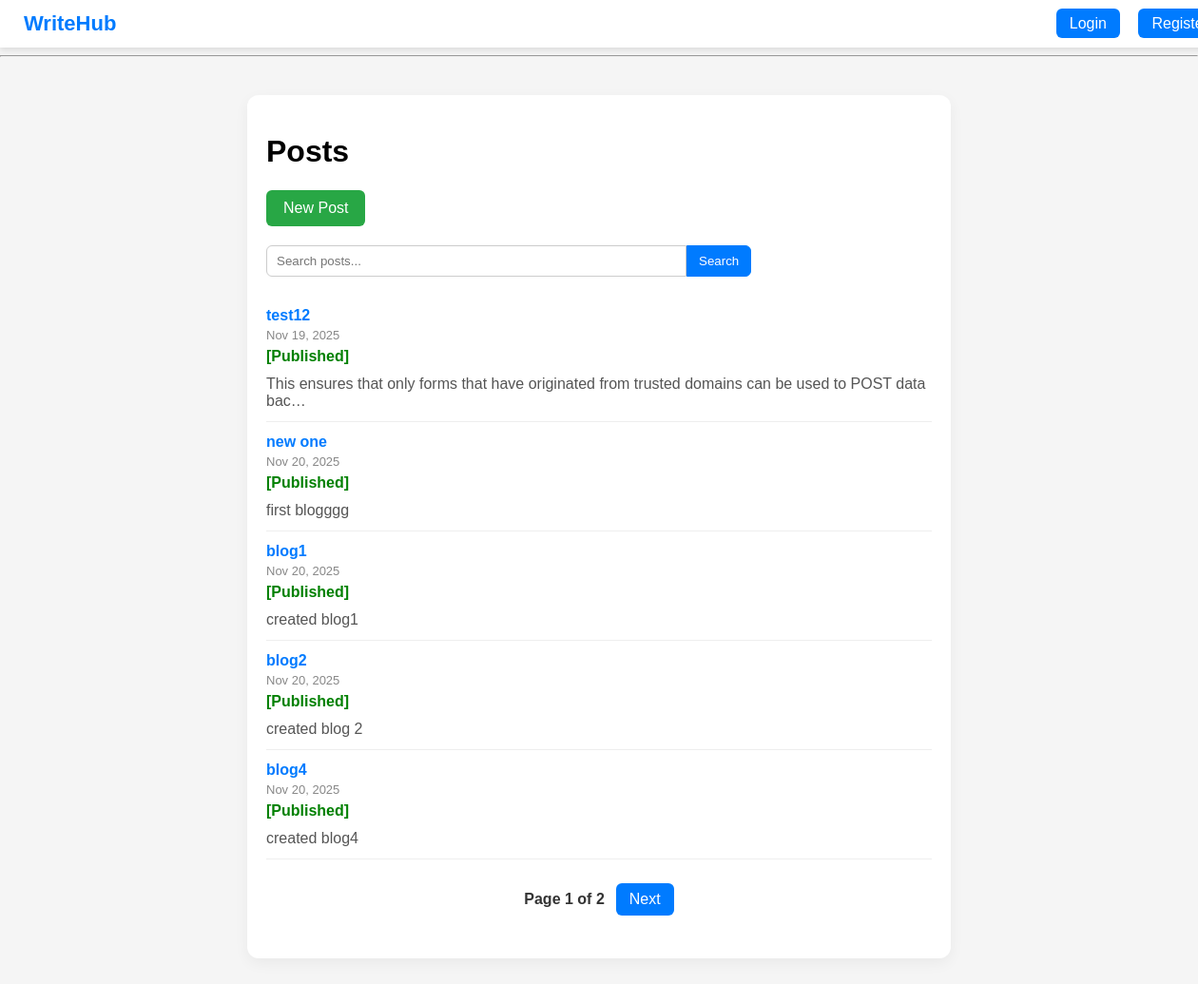
Screenshot of /blog/ with the database file from the repository.
### blogs/models.py (models this page shows, shortened)
class Post(models.Model):
    title = models.CharField(max_length=100)
    content = models.TextField()
    created_at = models.DateTimeField(auto_now_add=True)
    published = models.BooleanField(default=False)
    author = models.ForeignKey(User, on_delete=models.CASCADE, related_name='posts', null = True)
    image = models.ImageField(upload_to='media/', null = True, blank=True)
    def get_absolute_url(self):
        return reverse('post_detail', kwargs={'pk': self.pk})

### blogs/views.py (the view)
# urls.py: path('', post_list, name = 'post_list'),
def post_list(request):
    if request.user.is_authenticated:
        posts = Post.objects.filter(
            Q(published = True) | Q(author = request.user)
        ).distinct()
    else:
        posts = Post.objects.filter(published = True)
    query = request.GET.get('q')
    if query:
        posts = Post.objects.filter(
            Q(title__icontains = query) | Q(content__icontains = query)
        )
    paginator = Paginator(posts,5)
    page_number = request.GET.get('page')
    page_obj = paginator.get_page(page_number)
    return render(request, 'blogs/post_list.html', {'page_obj': page_obj, 'query': query})

### blogs/templates/blogs/post_list.html (shortened to what this page needs)
{% extends "home/base.html" %}
{% block start %}
<div class="post-list-container">
    <h1>Posts</h1>
    <a class="btn-create" href="{% url 'post_create' %}">New Post</a>
    <form method="get" action="{% url 'post_list' %}" class="search-form">
        <input type="text" name="q" placeholder="Search posts..." value="{{ query|default_if_none:'' }}">
        <button type="submit">Search</button>
    </form>
    <ul class="post-list">
        {% for post in page_obj %}
        <li class="post-item">
            <div class="post-content">
                <a href="{{ post.get_absolute_url }}">{{ post.title }}</a>
                <span class="post-date">{{ post.created_at|date:"M d, Y" }}</span>
                {% if post.published %}
                    <span class="post-status published">[Published]</span>
                {% else %}
                    <span class="post-status draft">[Draft]</span>
                {% endif %}
                <p>{{ post.content|truncatechars:100 }}</p>
            </div>
        </li>
        {% empty %}
        {% if user.is_authenticated %}
            <li>No posts yet. Be the first to <a href="{% url 'post_create' %}">create a post</a>!</li>
        {% else %}
            <li>No posts available.</li>
        {% endif %}
        {% endfor %}
    </ul>
    <div class="pagination">
        <span>Page {{ page_obj.number }} of {{ page_obj.paginator.num_pages }}</span>
        {% if page_obj.has_next %}
            <a href="?page={{ page_obj.next_page_number }}">Next</a>
        {% endif %}
    </div>
</div>
{% endblock %}

### home/templates/home/base.html (shortened to what this page needs)
<!DOCTYPE html>
<html lang="en">
{% load static %}
<head>
    <link rel="stylesheet" href="{% static 'blogs/css/styles.css' %}">
</head>
<body>
    <body>
<nav class="navbar">
    <div class="nav-left">
        <a href="{% url 'post_list' %}" class="nav-brand">  WriteHub</a>
    </div>
    <div class="nav-right">
        {% if user.is_authenticated %}
            <span class="nav-username">Hi, {{ user.username }}</span>
            <a href="{% url 'logout' %}" class="nav-btn">Logout</a>
        {% else %}
            <a href="{% url 'login' %}" class="nav-btn">Login</a>
            <a href="{% url 'register' %}" class="nav-btn">Register</a>
        {% endif %}
    </div>
</nav>
<hr class="nav-divider">
{% block start %}
{% endblock %}
</body>
</html>

### blogs/static/blogs/css/styles.css (style rules this page uses)
body { font-family: 'Arial', sans-serif; background-color: #f5f5f5; margin: 0; padding: 0; }
a { transition: 0.2s; text-decoration: none; }
button, input[type="submit"] { cursor: pointer; }
.navbar { width: 100%; padding: 12px 25px; background-color: #ffffff; box-shadow: 0 3px 6px rgba(0,0,0,0.1); display: flex; justify-content: space-between; align-items: center; position: sticky; top: 0; z-index: 100; }
.nav-brand { font-size: 22px; color: #007BFF; font-weight: bold; }
.nav-right a, .nav-right span { margin-left: 15px; }
.nav-btn { padding: 7px 14px; background-color: #007BFF; color: white; border-radius: 6px; transition: 0.3s; }
.post-list-container { max-width: 700px; margin: 40px auto; padding: 20px; background-color: #fff; border-radius: 12px; box-shadow: 0 5px 15px rgba(0,0,0,0.05); }
.btn-create { display: inline-block; padding: 10px 18px; background-color: #28a745; color: white; border-radius: 6px; margin-bottom: 20px; transition: 0.3s; }
.post-list { list-style: none; padding: 0; }
.post-item { display: flex; gap: 15px; align-items: flex-start; padding: 12px 0; border-bottom: 1px solid #eee; transition: background 0.2s; }
.post-content { display: flex; flex-direction: column; }
.post-content a { font-weight: bold; font-size: 16px; margin-bottom: 4px; color: #007BFF; }
.post-date { font-size: 13px; color: #888; margin-bottom: 6px; }
.post-status { font-weight: bold; margin-bottom: 6px; }
.post-status.published { color: green; }
.post-content p { margin: 5px 0 0 0; color: #555; }
.pagination { display: flex; justify-content: center; align-items: center; margin: 25px 0; gap: 12px; }
.pagination a { display: inline-block; padding: 8px 14px; background-color: #007BFF; color: #fff; border-radius: 6px; transition: 0.3s; }
.pagination span { font-weight: bold; color: #333; }
.search-form { display: flex; justify-content: left; margin-bottom: 20px; }
.search-form input[type="text"] { width: 60%; padding: 8px 10px; border-radius: 6px 0 0 6px; border: 1px solid #ccc; }
.search-form button { padding: 8px 12px; border-radius: 0 6px 6px 0; border: 1px solid #007BFF; background-color: #007BFF; color: white; }

### rows the page displays
Post: title "test12", created_at "Nov 19, 2025", published "[Published]", content "This ensures that only forms that have originated from trusted domains can be used to POST data bac…"
Post: title "new one", created_at "Nov 20, 2025", published "[Published]", content "first blogggg"
Post: title "blog1", created_at "Nov 20, 2025", published "[Published]", content "created blog1"
Post: title "blog2", created_at "Nov 20, 2025", published "[Published]", content "created blog 2"
Post: title "blog4", created_at "Nov 20, 2025", published "[Published]", content "created blog4"

### other values shown
{{ page_obj.number }} "1"
{{ page_obj.paginator.num_pages }} "2"
